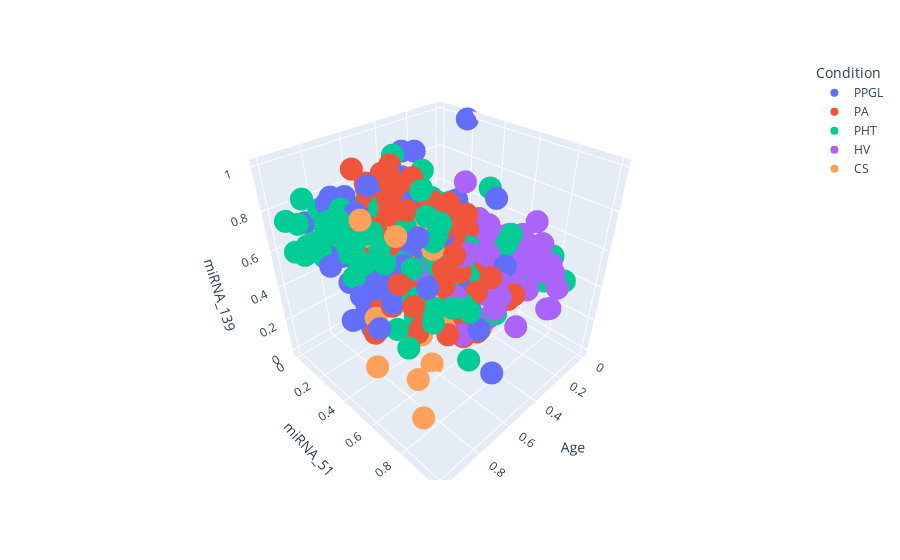

Here is the notebook cell this chart was saved with:
### Code cell
import plotly.express as px

fig = px.scatter_3d(x, x="Age", y="miRNA_51", z="miRNA_139", color='Condition')
fig.show()
